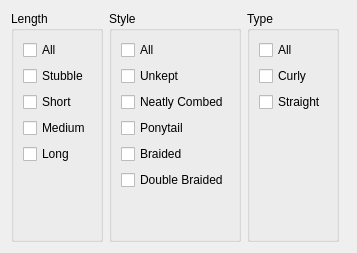
       <widget class="QWidget" name="beardItems">
        <layout class="QHBoxLayout" name="horizontalLayout_41">
         <item>
          <widget class="QGroupBox" name="groupBox_104">
           <property name="title">
            <string>Length</string>
           </property>
           <layout class="QVBoxLayout" name="verticalLayout_99">
            <item>
             <widget class="QCheckBox" name="checkBox_484">
              <property name="text">
               <string>All</string>
              </property>
             </widget>
            </item>
            <item>
             <widget class="QCheckBox" name="checkBox_485">
              <property name="text">
               <string>Stubble</string>
              </property>
             </widget>
            </item>
            <item>
             <widget class="QCheckBox" name="checkBox_486">
              <property name="text">
               <string>Short</string>
              </property>
             </widget>
            </item>
            <item>
             <widget class="QCheckBox" name="checkBox_487">
              <property name="text">
               <string>Medium</string>
              </property>
             </widget>
            </item>
            <item>
             <widget class="QCheckBox" name="checkBox_488">
              <property name="text">
               <string>Long</string>
              </property>
             </widget>
            </item>
            <item>
             <spacer name="verticalSpacer_98">
              <property name="orientation">
               <enum>Qt::Vertical</enum>
              </property>
              <property name="sizeHint" stdset="0">
               <size>
                <width>20</width>
                <height>40</height>
               </size>
              </property>
             </spacer>
            </item>
           </layout>
          </widget>
         </item>
         <item>
          <widget class="QGroupBox" name="groupBox_105">
           <property name="title">
            <string>Style</string>
           </property>
           <layout class="QVBoxLayout" name="verticalLayout_100">
            <item>
             <widget class="QCheckBox" name="checkBox_489">
              <property name="text">
               <string>All</string>
              </property>
             </widget>
            </item>
            <item>
             <widget class="QCheckBox" name="checkBox_490">
              <property name="text">
               <string>Unkept</string>
              </property>
             </widget>
            </item>
            <item>
             <widget class="QCheckBox" name="checkBox_491">
              <property name="text">
               <string>Neatly Combed</string>
              </property>
             </widget>
            </item>
            <item>
             <widget class="QCheckBox" name="checkBox_492">
              <property name="text">
               <string>Ponytail</string>
              </property>
             </widget>
            </item>
            <item>
             <widget class="QCheckBox" name="checkBox_493">
              <property name="text">
               <string>Braided</string>
              </property>
             </widget>
            </item>
            <item>
             <widget class="QCheckBox" name="checkBox_494">
              <property name="text">
               <string>Double Braided</string>
              </property>
             </widget>
            </item>
            <item>
             <spacer name="verticalSpacer_99">
              <property name="orientation">
               <enum>Qt::Vertical</enum>
              </property>
              <property name="sizeHint" stdset="0">
               <size>
                <width>20</width>
                <height>40</height>
               </size>
              </property>
             </spacer>
            </item>
           </layout>
          </widget>
         </item>
         <item>
          <widget class="QGroupBox" name="groupBox_106">
           <property name="title">
            <string>Type</string>
           </property>
           <layout class="QVBoxLayout" name="verticalLayout_101">
            <item>
             <widget class="QCheckBox" name="checkBox_495">
              <property name="text">
               <string>All</string>
              </property>
             </widget>
            </item>
            <item>
             <widget class="QCheckBox" name="checkBox_496">
              <property name="text">
               <string>Curly</string>
              </property>
             </widget>
            </item>
            <item>
             <widget class="QCheckBox" name="checkBox_497">
              <property name="text">
               <string>Straight</string>
              </property>
             </widget>
            </item>
            <item>
             <spacer name="verticalSpacer_100">
              <property name="orientation">
               <enum>Qt::Vertical</enum>
              </property>
              <property name="sizeHint" stdset="0">
               <size>
                <width>20</width>
                <height>40</height>
               </size>
              </property>
             </spacer>
            </item>
           </layout>
          </widget>
         </item>
         <item>
          <spacer name="horizontalSpacer_44">
           <property name="orientation">
            <enum>Qt::Horizontal</enum>
           </property>
           <property name="sizeHint" stdset="0">
            <size>
             <width>7</width>
             <height>20</height>
            </size>
           </property>
          </spacer>
         </item>
        </layout>
       </widget>
